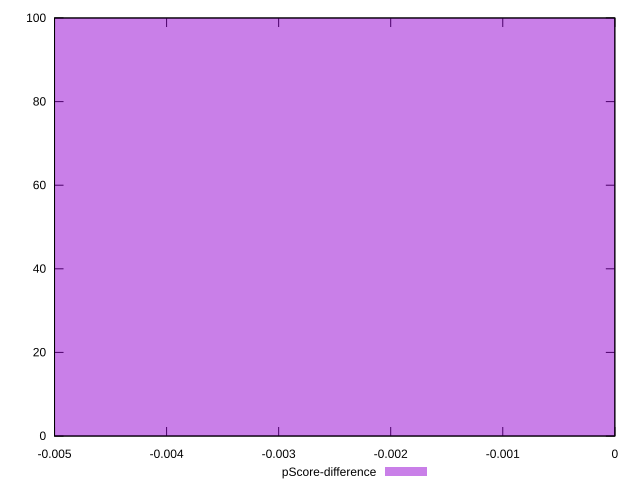

This figure's gnuplot source:
reset

$pScoreDifference <<EOF
0 100
EOF

set key outside below
set boxwidth 0.1
set xrange [-0.0050000000000000044:0]
set yrange [0:100]
set trange [0:100]
set style fill transparent solid 0.5 noborder
set terminal svg size 640, 490 enhanced background rgb 'white'
set output "reports/report_00032_2021-02-25T10-28-15.087Z/unminified-javascript/samples/music/pScore-difference/histogram.svg"

plot $pScoreDifference title "pScore-difference" with boxes

reset
